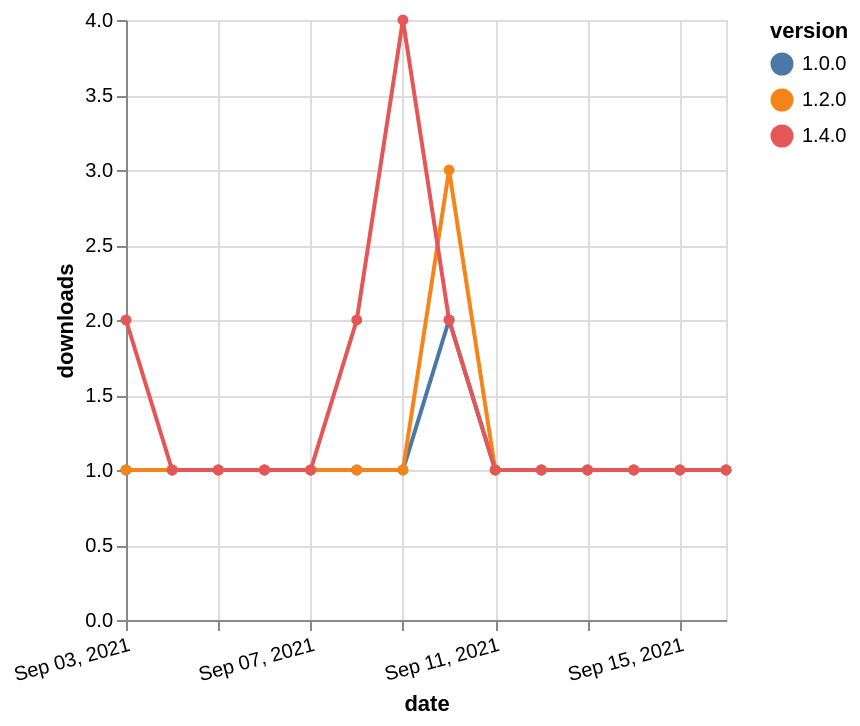

Here is the Vega-Lite specification saved for this chart:
### Vega-Lite specification from a JSON file in a GitHub repository (floating-point values rounded to 4 significant figures)
{"$schema": "https://vega.github.io/schema/vega-lite/v5.json", "description": "A simple bar chart with embedded data.", "data": {"values": [{"date": "2021-09-03", "total": 171, "delta": 1, "version": "1.0.0"}, {"date": "2021-09-04", "total": 172, "delta": 1, "version": "1.0.0"}, {"date": "2021-09-05", "total": 173, "delta": 1, "version": "1.0.0"}, {"date": "2021-09-06", "total": 174, "delta": 1, "version": "1.0.0"}, {"date": "2021-09-07", "total": 175, "delta": 1, "version": "1.0.0"}, {"date": "2021-09-08", "total": 176, "delta": 1, "version": "1.0.0"}, {"date": "2021-09-09", "total": 177, "delta": 1, "version": "1.0.0"}, {"date": "2021-09-10", "total": 179, "delta": 2, "version": "1.0.0"}, {"date": "2021-09-11", "total": 180, "delta": 1, "version": "1.0.0"}, {"date": "2021-09-12", "total": 181, "delta": 1, "version": "1.0.0"}, {"date": "2021-09-13", "total": 182, "delta": 1, "version": "1.0.0"}, {"date": "2021-09-14", "total": 183, "delta": 1, "version": "1.0.0"}, {"date": "2021-09-15", "total": 184, "delta": 1, "version": "1.0.0"}, {"date": "2021-09-16", "total": 185, "delta": 1, "version": "1.0.0"}, {"date": "2021-09-03", "total": 214, "delta": 1, "version": "1.2.0"}, {"date": "2021-09-04", "total": 215, "delta": 1, "version": "1.2.0"}, {"date": "2021-09-05", "total": 216, "delta": 1, "version": "1.2.0"}, {"date": "2021-09-06", "total": 217, "delta": 1, "version": "1.2.0"}, {"date": "2021-09-07", "total": 218, "delta": 1, "version": "1.2.0"}, {"date": "2021-09-08", "total": 219, "delta": 1, "version": "1.2.0"}, {"date": "2021-09-09", "total": 220, "delta": 1, "version": "1.2.0"}, {"date": "2021-09-10", "total": 223, "delta": 3, "version": "1.2.0"}, {"date": "2021-09-11", "total": 224, "delta": 1, "version": "1.2.0"}, {"date": "2021-09-12", "total": 225, "delta": 1, "version": "1.2.0"}, {"date": "2021-09-13", "total": 226, "delta": 1, "version": "1.2.0"}, {"date": "2021-09-14", "total": 227, "delta": 1, "version": "1.2.0"}, {"date": "2021-09-15", "total": 228, "delta": 1, "version": "1.2.0"}, {"date": "2021-09-16", "total": 229, "delta": 1, "version": "1.2.0"}, {"date": "2021-09-03", "total": 132, "delta": 2, "version": "1.4.0"}, {"date": "2021-09-04", "total": 133, "delta": 1, "version": "1.4.0"}, {"date": "2021-09-05", "total": 134, "delta": 1, "version": "1.4.0"}, {"date": "2021-09-06", "total": 135, "delta": 1, "version": "1.4.0"}, {"date": "2021-09-07", "total": 136, "delta": 1, "version": "1.4.0"}, {"date": "2021-09-08", "total": 138, "delta": 2, "version": "1.4.0"}, {"date": "2021-09-09", "total": 142, "delta": 4, "version": "1.4.0"}, {"date": "2021-09-10", "total": 144, "delta": 2, "version": "1.4.0"}, {"date": "2021-09-11", "total": 145, "delta": 1, "version": "1.4.0"}, {"date": "2021-09-12", "total": 146, "delta": 1, "version": "1.4.0"}, {"date": "2021-09-13", "total": 147, "delta": 1, "version": "1.4.0"}, {"date": "2021-09-14", "total": 148, "delta": 1, "version": "1.4.0"}, {"date": "2021-09-15", "total": 149, "delta": 1, "version": "1.4.0"}, {"date": "2021-09-16", "total": 150, "delta": 1, "version": "1.4.0"}]}, "width": "container", "mark": {"type": "line", "point": {"filled": true}}, "encoding": {"x": {"field": "date", "type": "temporal", "timeUnit": "yearmonthdate", "title": "date", "axis": {"labelAngle": -15}}, "y": {"field": "delta", "type": "quantitative", "title": "downloads"}, "color": {"field": "version", "type": "nominal"}, "tooltip": {"field": "delta"}}}
